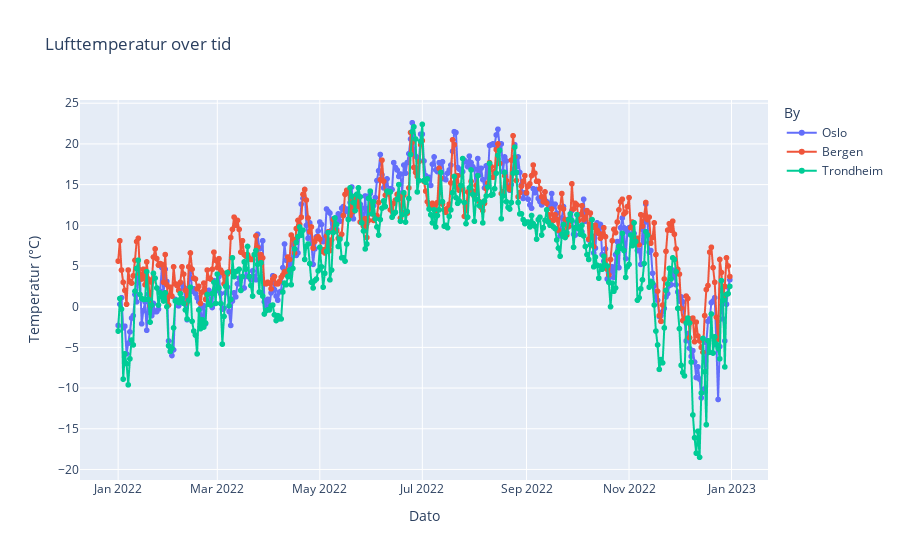
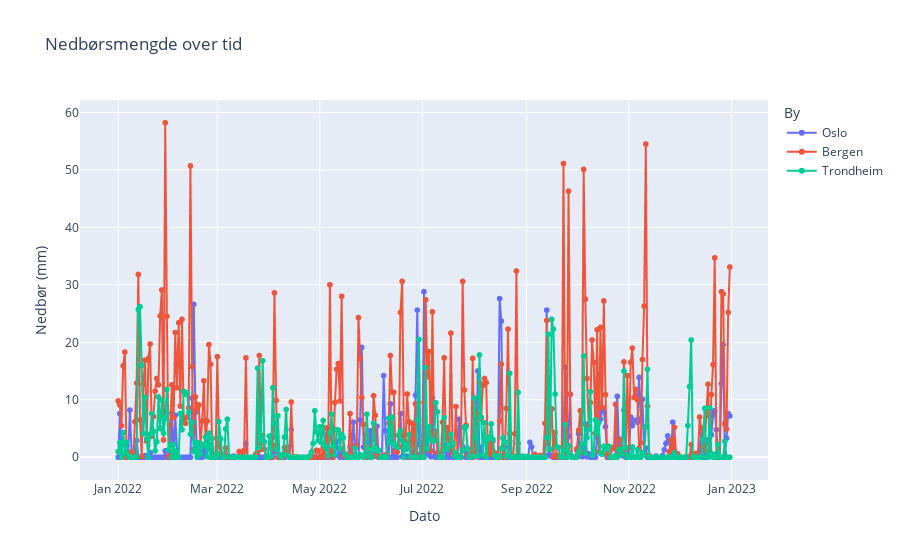
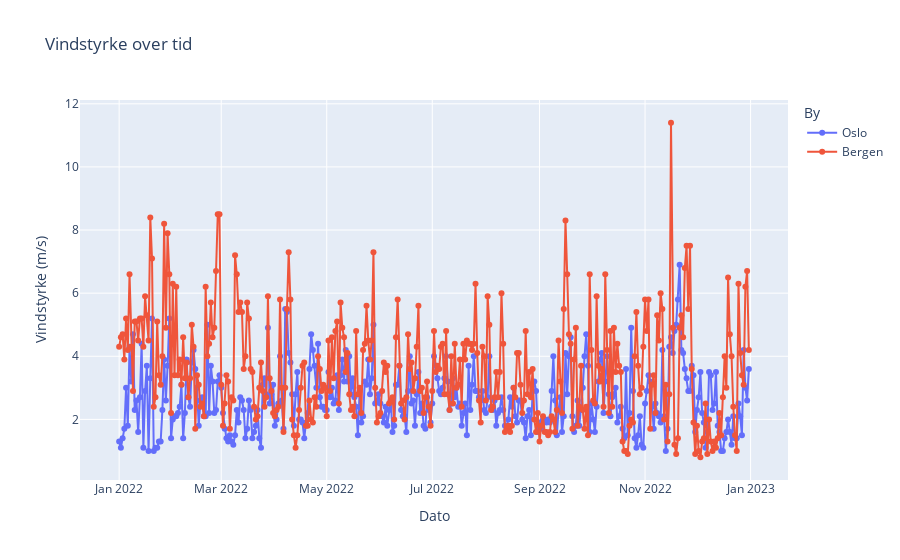

Source (notebook cell) for these figures, in order:
### Markdown cell above
<div style="border: 2px solid yellow; padding: 10px; border-radius: 5px; width: 95%; ">
<style>
p {
    line-height: 1.5; 
}
</style>

## Interaktive grafer
Under ser vi interaktive grafer som er en slags oppgradering fra de statiske grafene vi laget over. Disse interaktive grafene har vi brukt Plotly for å lage, og de gir oss muligheten til å legge musen på grafen slik at vi da får opp informasjon om de ulike parameterene over tid fra alle dagene i tidsspennet, her i 2022. Vi har laget interaktive grafer for hvert parameter hvor alle byene vises, og vi har også laget en interaktiv graf med to dropdown-bokser for by og parameter slik at man kan velge hva man vil se. Fordelen med dropdown-boksene er at man slipper å ha flere visualiseringer, slik som med interaktiv_trend_plot. Ulempen med det er at man ikke kan se flere grafer samtidig for å sammenligne, men det kan man med interaktiv_trend_plot. Derfor har vi valgt å vise begge. 
</div>

### Code cell
from statistikk_funksjoner import interaktiv_trend_plot

# Kaller på interaktiv_trend_plot funksjonen for å lage interaktive plott av trend over tid for nedbør, vindstyrke og lufttemperatur
interaktiv_trend_plot(df, variabelnavn = "air_temperature P1D", visningsnavn = "Lufttemperatur")
interaktiv_trend_plot(df, variabelnavn = "precipitation_amount P1D", visningsnavn = "Nedbørsmengde")
interaktiv_trend_plot(df, variabelnavn = "wind_speed P1D", visningsnavn = "Vindstyrke")

### Figure 1 — Plotly figure (JSON) as saved in the notebook; plotly's stock layout.template omitted (floating-point values rounded to 4 significant figures; data arrays with more than 128 entries replaced by an {"elided": "..."} marker saying what was removed)
{"data": [{"hovertemplate": "Dato: %{x}<br>Verdi: %{y}", "legendgroup": "Oslo", "line": {"color": "#636efa", "dash": "solid"}, "marker": {"symbol": "circle"}, "mode": "lines+markers", "name": "Oslo", "showlegend": true, "type": "scattergl", "x": {"elided": "365 str values"}, "xaxis": "x", "y": {"elided": "365 float values"}, "yaxis": "y"}, {"hovertemplate": "Dato: %{x}<br>Verdi: %{y}", "legendgroup": "Bergen", "line": {"color": "#EF553B", "dash": "solid"}, "marker": {"symbol": "circle"}, "mode": "lines+markers", "name": "Bergen", "showlegend": true, "type": "scattergl", "x": {"elided": "365 str values"}, "xaxis": "x", "y": {"elided": "365 float values"}, "yaxis": "y"}, {"hovertemplate": "Dato: %{x}<br>Verdi: %{y}", "legendgroup": "Trondheim", "line": {"color": "#00cc96", "dash": "solid"}, "marker": {"symbol": "circle"}, "mode": "lines+markers", "name": "Trondheim", "showlegend": true, "type": "scattergl", "x": {"elided": "365 str values"}, "xaxis": "x", "y": {"elided": "365 float values"}, "yaxis": "y"}], "layout": {"hovermode": "x unified", "legend": {"title": {"text": "By"}, "tracegroupgap": 0}, "title": {"text": "Lufttemperatur over tid"}, "xaxis": {"anchor": "y", "domain": [0, 1], "title": {"text": "Dato"}}, "yaxis": {"anchor": "x", "domain": [0, 1], "title": {"text": "Temperatur (°C)"}}}}

### Figure 2 — Plotly figure (JSON) as saved in the notebook; plotly's stock layout.template omitted (floating-point values rounded to 4 significant figures; data arrays with more than 128 entries replaced by an {"elided": "..."} marker saying what was removed)
{"data": [{"hovertemplate": "Dato: %{x}<br>Verdi: %{y}", "legendgroup": "Oslo", "line": {"color": "#636efa", "dash": "solid"}, "marker": {"symbol": "circle"}, "mode": "lines+markers", "name": "Oslo", "showlegend": true, "type": "scattergl", "x": {"elided": "365 str values"}, "xaxis": "x", "y": {"elided": "365 float values"}, "yaxis": "y"}, {"hovertemplate": "Dato: %{x}<br>Verdi: %{y}", "legendgroup": "Bergen", "line": {"color": "#EF553B", "dash": "solid"}, "marker": {"symbol": "circle"}, "mode": "lines+markers", "name": "Bergen", "showlegend": true, "type": "scattergl", "x": {"elided": "365 str values"}, "xaxis": "x", "y": {"elided": "365 float values"}, "yaxis": "y"}, {"hovertemplate": "Dato: %{x}<br>Verdi: %{y}", "legendgroup": "Trondheim", "line": {"color": "#00cc96", "dash": "solid"}, "marker": {"symbol": "circle"}, "mode": "lines+markers", "name": "Trondheim", "showlegend": true, "type": "scattergl", "x": {"elided": "365 str values"}, "xaxis": "x", "y": {"elided": "365 float values"}, "yaxis": "y"}], "layout": {"hovermode": "x unified", "legend": {"title": {"text": "By"}, "tracegroupgap": 0}, "title": {"text": "Nedbørsmengde over tid"}, "xaxis": {"anchor": "y", "domain": [0, 1], "title": {"text": "Dato"}}, "yaxis": {"anchor": "x", "domain": [0, 1], "title": {"text": "Nedbør (mm)"}}}}

### Figure 3 — Plotly figure (JSON) as saved in the notebook; plotly's stock layout.template omitted (floating-point values rounded to 4 significant figures; data arrays with more than 128 entries replaced by an {"elided": "..."} marker saying what was removed)
{"data": [{"hovertemplate": "Dato: %{x}<br>Verdi: %{y}", "legendgroup": "Oslo", "line": {"color": "#636efa", "dash": "solid"}, "marker": {"symbol": "circle"}, "mode": "lines+markers", "name": "Oslo", "orientation": "v", "showlegend": true, "type": "scatter", "x": {"elided": "365 str values"}, "xaxis": "x", "y": {"elided": "365 float values"}, "yaxis": "y"}, {"hovertemplate": "Dato: %{x}<br>Verdi: %{y}", "legendgroup": "Bergen", "line": {"color": "#EF553B", "dash": "solid"}, "marker": {"symbol": "circle"}, "mode": "lines+markers", "name": "Bergen", "orientation": "v", "showlegend": true, "type": "scatter", "x": {"elided": "365 str values"}, "xaxis": "x", "y": {"elided": "365 float values"}, "yaxis": "y"}], "layout": {"hovermode": "x unified", "legend": {"title": {"text": "By"}, "tracegroupgap": 0}, "title": {"text": "Vindstyrke over tid"}, "xaxis": {"anchor": "y", "domain": [0, 1], "title": {"text": "Dato"}}, "yaxis": {"anchor": "x", "domain": [0, 1], "title": {"text": "Vindstyrke (m/s)"}}}}
